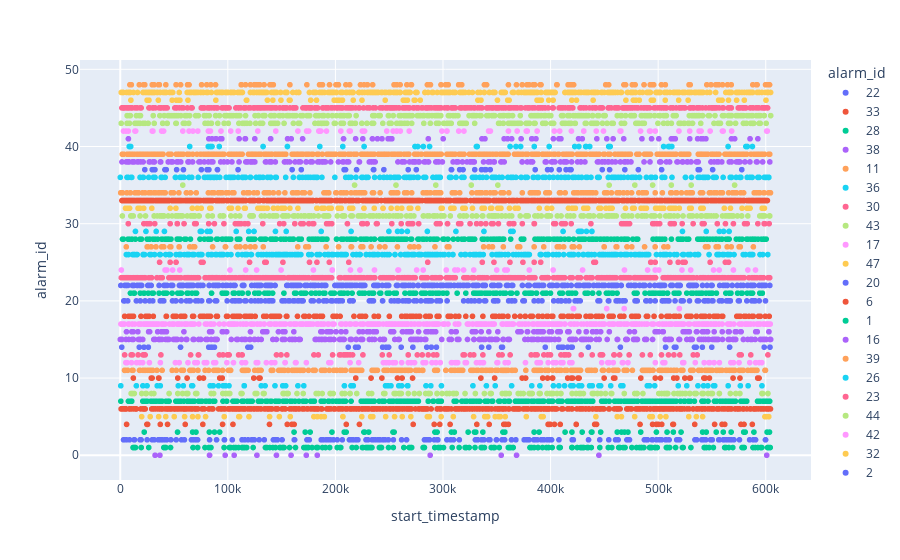

Notebook code for this chart:
### Code cell
# view of alarm_id
px.scatter(alarms_sample, y='alarm_id', x='start_timestamp', color='alarm_id')

### Figure 1 — Plotly figure (JSON) as saved in the notebook; plotly's stock layout.template omitted (floating-point values rounded to 4 significant figures; data arrays with more than 128 entries replaced by an {"elided": "..."} marker saying what was removed)
{"data": [{"hovertemplate": "alarm_id=%{y}<br>start_timestamp=%{x}<extra></extra>", "legendgroup": "22", "marker": {"color": "#636efa", "symbol": "circle"}, "mode": "markers", "name": "22", "showlegend": true, "type": "scattergl", "x": {"elided": "359 int values"}, "xaxis": "x", "y": {"elided": "359 int values"}, "yaxis": "y"}, {"hovertemplate": "alarm_id=%{y}<br>start_timestamp=%{x}<extra></extra>", "legendgroup": "33", "marker": {"color": "#EF553B", "symbol": "circle"}, "mode": "markers", "name": "33", "showlegend": true, "type": "scattergl", "x": {"elided": "942 int values"}, "xaxis": "x", "y": {"elided": "942 int values"}, "yaxis": "y"}, {"hovertemplate": "alarm_id=%{y}<br>start_timestamp=%{x}<extra></extra>", "legendgroup": "28", "marker": {"color": "#00cc96", "symbol": "circle"}, "mode": "markers", "name": "28", "showlegend": true, "type": "scattergl", "x": {"elided": "337 int values"}, "xaxis": "x", "y": {"elided": "337 int values"}, "yaxis": "y"}, {"hovertemplate": "alarm_id=%{y}<br>start_timestamp=%{x}<extra></extra>", "legendgroup": "38", "marker": {"color": "#ab63fa", "symbol": "circle"}, "mode": "markers", "name": "38", "showlegend": true, "type": "scattergl", "x": {"elided": "212 int values"}, "xaxis": "x", "y": {"elided": "212 int values"}, "yaxis": "y"}, {"hovertemplate": "alarm_id=%{y}<br>start_timestamp=%{x}<extra></extra>", "legendgroup": "11", "marker": {"color": "#FFA15A", "symbol": "circle"}, "mode": "markers", "name": "11", "showlegend": true, "type": "scattergl", "x": {"elided": "316 int values"}, "xaxis": "x", "y": {"elided": "316 int values"}, "yaxis": "y"}, {"hovertemplate": "alarm_id=%{y}<br>start_timestamp=%{x}<extra></extra>", "legendgroup": "36", "marker": {"color": "#19d3f3", "symbol": "circle"}, "mode": "markers", "name": "36", "showlegend": true, "type": "scattergl", "x": {"elided": "243 int values"}, "xaxis": "x", "y": {"elided": "243 int values"}, "yaxis": "y"}, {"hovertemplate": "alarm_id=%{y}<br>start_timestamp=%{x}<extra></extra>", "legendgroup": "30", "marker": {"color": "#FF6692", "symbol": "circle"}, "mode": "markers", "name": "30", "showlegend": true, "type": "scattergl", "x": [53023, 511311, 325138, 112322, 496459, 87504, 384966, 437481, 175345, 465972, 297270, 580295, 170142, 362257, 365311, 238200, 271870, 7447, 32079, 331228, 70001, 598504, 193991, 304185, 267528, 46374, 179808, 175287, 554977, 82170, 468006, 365895, 24838, 569953, 345111, 238218, 562579, 501395, 148171, 411704, 592663, 335176, 294815, 314533, 271441, 115701, 151935, 270274, 413718, 384696, 178899, 339800, 167844, 132457, 96380, 52977, 53026, 238216, 499159, 470219, 252394, 191794, 21947, 229466, 225360, 27654, 261154, 603168, 59284, 351533, 224545, 225760, 118670, 70575, 211143, 162243, 402958, 471598, 522300, 410266, 419171, 196589, 582793, 109408, 404616, 268745, 106966, 26953, 361582, 316585, 599256, 27616, 515018, 268557, 540950, 512419, 542671, 373741, 69123, 277418, 315341, 532493, 238825, 473380, 494930, 293914, 304201, 346636, 110412], "xaxis": "x", "y": [30, 30, 30, 30, 30, 30, 30, 30, 30, 30, 30, 30, 30, 30, 30, 30, 30, 30, 30, 30, 30, 30, 30, 30, 30, 30, 30, 30, 30, 30, 30, 30, 30, 30, 30, 30, 30, 30, 30, 30, 30, 30, 30, 30, 30, 30, 30, 30, 30, 30, 30, 30, 30, 30, 30, 30, 30, 30, 30, 30, 30, 30, 30, 30, 30, 30, 30, 30, 30, 30, 30, 30, 30, 30, 30, 30, 30, 30, 30, 30, 30, 30, 30, 30, 30, 30, 30, 30, 30, 30, 30, 30, 30, 30, 30, 30, 30, 30, 30, 30, 30, 30, 30, 30, 30, 30, 30, 30, 30], "yaxis": "y"}, {"hovertemplate": "alarm_id=%{y}<br>start_timestamp=%{x}<extra></extra>", "legendgroup": "43", "marker": {"color": "#B6E880", "symbol": "circle"}, "mode": "markers", "name": "43", "showlegend": true, "type": "scattergl", "x": {"elided": "182 int values"}, "xaxis": "x", "y": {"elided": "182 int values"}, "yaxis": "y"}, {"hovertemplate": "alarm_id=%{y}<br>start_timestamp=%{x}<extra></extra>", "legendgroup": "17", "marker": {"color": "#FF97FF", "symbol": "circle"}, "mode": "markers", "name": "17", "showlegend": true, "type": "scattergl", "x": {"elided": "497 int values"}, "xaxis": "x", "y": {"elided": "497 int values"}, "yaxis": "y"}, {"hovertemplate": "alarm_id=%{y}<br>start_timestamp=%{x}<extra></extra>", "legendgroup": "47", "marker": {"color": "#FECB52", "symbol": "circle"}, "mode": "markers", "name": "47", "showlegend": true, "type": "scattergl", "x": {"elided": "443 int values"}, "xaxis": "x", "y": {"elided": "443 int values"}, "yaxis": "y"}, {"hovertemplate": "alarm_id=%{y}<br>start_timestamp=%{x}<extra></extra>", "legendgroup": "20", "marker": {"color": "#636efa", "symbol": "circle"}, "mode": "markers", "name": "20", "showlegend": true, "type": "scattergl", "x": {"elided": "200 int values"}, "xaxis": "x", "y": {"elided": "200 int values"}, "yaxis": "y"}, {"hovertemplate": "alarm_id=%{y}<br>start_timestamp=%{x}<extra></extra>", "legendgroup": "6", "marker": {"color": "#EF553B", "symbol": "circle"}, "mode": "markers", "name": "6", "showlegend": true, "type": "scattergl", "x": {"elided": "561 int values"}, "xaxis": "x", "y": {"elided": "561 int values"}, "yaxis": "y"}, {"hovertemplate": "alarm_id=%{y}<br>start_timestamp=%{x}<extra></extra>", "legendgroup": "1", "marker": {"color": "#00cc96", "symbol": "circle"}, "mode": "markers", "name": "1", "showlegend": true, "type": "scattergl", "x": {"elided": "170 int values"}, "xaxis": "x", "y": {"elided": "170 int values"}, "yaxis": "y"}, {"hovertemplate": "alarm_id=%{y}<br>start_timestamp=%{x}<extra></extra>", "legendgroup": "16", "marker": {"color": "#ab63fa", "symbol": "circle"}, "mode": "markers", "name": "16", "showlegend": true, "type": "scattergl", "x": {"elided": "130 int values"}, "xaxis": "x", "y": {"elided": "130 int values"}, "yaxis": "y"}, {"hovertemplate": "alarm_id=%{y}<br>start_timestamp=%{x}<extra></extra>", "legendgroup": "39", "marker": {"color": "#FFA15A", "symbol": "circle"}, "mode": "markers", "name": "39", "showlegend": true, "type": "scattergl", "x": {"elided": "491 int values"}, "xaxis": "x", "y": {"elided": "491 int values"}, "yaxis": "y"}, {"hovertemplate": "alarm_id=%{y}<br>start_timestamp=%{x}<extra></extra>", "legendgroup": "26", "marker": {"color": "#19d3f3", "symbol": "circle"}, "mode": "markers", "name": "26", "showlegend": true, "type": "scattergl", "x": {"elided": "339 int values"}, "xaxis": "x", "y": {"elided": "339 int values"}, "yaxis": "y"}, {"hovertemplate": "alarm_id=%{y}<br>start_timestamp=%{x}<extra></extra>", "legendgroup": "23", "marker": {"color": "#FF6692", "symbol": "circle"}, "mode": "markers", "name": "23", "showlegend": true, "type": "scattergl", "x": {"elided": "531 int values"}, "xaxis": "x", "y": {"elided": "531 int values"}, "yaxis": "y"}, {"hovertemplate": "alarm_id=%{y}<br>start_timestamp=%{x}<extra></extra>", "legendgroup": "44", "marker": {"color": "#B6E880", "symbol": "circle"}, "mode": "markers", "name": "44", "showlegend": true, "type": "scattergl", "x": {"elided": "286 int values"}, "xaxis": "x", "y": {"elided": "286 int values"}, "yaxis": "y"}, {"hovertemplate": "alarm_id=%{y}<br>start_timestamp=%{x}<extra></extra>", "legendgroup": "42", "marker": {"color": "#FF97FF", "symbol": "circle"}, "mode": "markers", "name": "42", "showlegend": true, "type": "scattergl", "x": [539844, 165132, 256930, 205039, 14284, 67573, 430840, 29688, 465333, 560413, 559744, 548297, 378330, 227075, 483626, 260358, 303650, 40268, 58188, 3042, 492772, 144582, 93638, 173252, 5380, 298995, 442467, 256946, 303682, 81942, 538092, 225032, 403439, 314619, 378057, 109651, 186430, 13683, 268590, 184569, 38467, 212973, 344078, 360860, 319482, 449190, 175096, 185051, 368907, 185217, 519349, 83799, 30393, 408444, 497348, 568289, 253652, 419386, 247715, 430865, 102694, 342384, 492004, 529325, 601430, 387462, 213790, 7476, 464573, 63940, 377457, 127865, 72110, 600843, 191693], "xaxis": "x", "y": [42, 42, 42, 42, 42, 42, 42, 42, 42, 42, 42, 42, 42, 42, 42, 42, 42, 42, 42, 42, 42, 42, 42, 42, 42, 42, 42, 42, 42, 42, 42, 42, 42, 42, 42, 42, 42, 42, 42, 42, 42, 42, 42, 42, 42, 42, 42, 42, 42, 42, 42, 42, 42, 42, 42, 42, 42, 42, 42, 42, 42, 42, 42, 42, 42, 42, 42, 42, 42, 42, 42, 42, 42, 42, 42], "yaxis": "y"}, {"hovertemplate": "alarm_id=%{y}<br>start_timestamp=%{x}<extra></extra>", "legendgroup": "32", "marker": {"color": "#FECB52", "symbol": "circle"}, "mode": "markers", "name": "32", "showlegend": true, "type": "scattergl", "x": [505288, 115426, 519682, 582769, 298284, 400941, 299248, 165160, 512050, 75281, 434541, 244231, 539719, 307877, 396779, 251785, 338426, 226528, 497626, 109484, 416623, 469651, 183241, 157692, 136758, 71627, 205421, 476249, 244276, 103330, 257451, 515981, 226560, 270033, 327421, 320558, 514478, 430804, 214556, 182704, 261650, 582833, 361816, 489099, 101410, 369871, 83207, 310223, 367115, 189569, 596673, 29340, 500657, 202494, 434018, 193893, 131489, 46347, 433397, 420029, 446562, 268551, 133768, 149999, 351830, 567231, 51735, 18455, 351602, 84302, 503151, 455411, 353901, 510671, 582778, 216089, 422033, 151101, 598753, 350900, 130653, 577973, 457171, 213207, 584101, 561484, 444991, 7252, 484101, 477710, 486892, 16537, 307267, 129111, 423047, 127907, 530776, 196110, 541844, 146355, 318361, 344224, 345273, 529246, 500212, 455160, 389488, 17071, 236097, 152678, 133325, 116187, 102677, 585418, 214816, 8653, 21822, 276671, 205104, 66993, 511550, 187495, 336334, 454499, 142416, 4909, 451447], "xaxis": "x", "y": [32, 32, 32, 32, 32, 32, 32, 32, 32, 32, 32, 32, 32, 32, 32, 32, 32, 32, 32, 32, 32, 32, 32, 32, 32, 32, 32, 32, 32, 32, 32, 32, 32, 32, 32, 32, 32, 32, 32, 32, 32, 32, 32, 32, 32, 32, 32, 32, 32, 32, 32, 32, 32, 32, 32, 32, 32, 32, 32, 32, 32, 32, 32, 32, 32, 32, 32, 32, 32, 32, 32, 32, 32, 32, 32, 32, 32, 32, 32, 32, 32, 32, 32, 32, 32, 32, 32, 32, 32, 32, 32, 32, 32, 32, 32, 32, 32, 32, 32, 32, 32, 32, 32, 32, 32, 32, 32, 32, 32, 32, 32, 32, 32, 32, 32, 32, 32, 32, 32, 32, 32, 32, 32, 32, 32, 32, 32], "yaxis": "y"}, {"hovertemplate": "alarm_id=%{y}<br>start_timestamp=%{x}<extra></extra>", "legendgroup": "2", "marker": {"color": "#636efa", "symbol": "circle"}, "mode": "markers", "name": "2", "showlegend": true, "type": "scattergl", "x": {"elided": "181 int values"}, "xaxis": "x", "y": {"elided": "181 int values"}, "yaxis": "y"}, {"hovertemplate": "alarm_id=%{y}<br>start_timestamp=%{x}<extra></extra>", "legendgroup": "18", "marker": {"color": "#EF553B", "symbol": "circle"}, "mode": "markers", "name": "18", "showlegend": true, "type": "scattergl", "x": {"elided": "214 int values"}, "xaxis": "x", "y": {"elided": "214 int values"}, "yaxis": "y"}, {"hovertemplate": "alarm_id=%{y}<br>start_timestamp=%{x}<extra></extra>", "legendgroup": "7", "marker": {"color": "#00cc96", "symbol": "circle"}, "mode": "markers", "name": "7", "showlegend": true, "type": "scattergl", "x": {"elided": "362 int values"}, "xaxis": "x", "y": {"elided": "362 int values"}, "yaxis": "y"}, {"hovertemplate": "alarm_id=%{y}<br>start_timestamp=%{x}<extra></extra>", "legendgroup": "15", "marker": {"color": "#ab63fa", "symbol": "circle"}, "mode": "markers", "name": "15", "showlegend": true, "type": "scattergl", "x": {"elided": "243 int values"}, "xaxis": "x", "y": {"elided": "243 int values"}, "yaxis": "y"}, {"hovertemplate": "alarm_id=%{y}<br>start_timestamp=%{x}<extra></extra>", "legendgroup": "48", "marker": {"color": "#FFA15A", "symbol": "circle"}, "mode": "markers", "name": "48", "showlegend": true, "type": "scattergl", "x": [317446, 553536, 391112, 194514, 495841, 556335, 173477, 133689, 17683, 128909, 314571, 254494, 120982, 202760, 226638, 288355, 599816, 187383, 125002, 486859, 22824, 373628, 202773, 383761, 36356, 213265, 451257, 405994, 416887, 51867, 140228, 416877, 29722, 529814, 304850, 200533, 63916, 126665, 234629, 405830, 62644, 142269, 602922, 603559, 385011, 88568, 285487, 385306, 62637, 419742, 564472, 380020, 475944, 116480, 56085, 469697, 129694, 112673, 559878, 591986, 223331, 506671, 591386, 338481, 492626, 187979, 503014, 125013, 304677, 270249, 31448, 298135, 528735, 478599, 454019, 468154, 600285, 21685, 209741, 567940, 185240, 390342, 549104, 390636, 140469, 545188, 360819, 494802, 587974, 139144, 287952, 554543, 10294, 257062, 124595, 418524, 75609, 35499, 340530, 270725, 405812, 260156, 112410, 266421, 368307, 157696, 8932, 80403, 416284, 42363, 229742, 421467, 84144, 554334, 378117, 602610, 302432, 314779], "xaxis": "x", "y": [48, 48, 48, 48, 48, 48, 48, 48, 48, 48, 48, 48, 48, 48, 48, 48, 48, 48, 48, 48, 48, 48, 48, 48, 48, 48, 48, 48, 48, 48, 48, 48, 48, 48, 48, 48, 48, 48, 48, 48, 48, 48, 48, 48, 48, 48, 48, 48, 48, 48, 48, 48, 48, 48, 48, 48, 48, 48, 48, 48, 48, 48, 48, 48, 48, 48, 48, 48, 48, 48, 48, 48, 48, 48, 48, 48, 48, 48, 48, 48, 48, 48, 48, 48, 48, 48, 48, 48, 48, 48, 48, 48, 48, 48, 48, 48, 48, 48, 48, 48, 48, 48, 48, 48, 48, 48, 48, 48, 48, 48, 48, 48, 48, 48, 48, 48, 48, 48], "yaxis": "y"}, {"hovertemplate": "alarm_id=%{y}<br>start_timestamp=%{x}<extra></extra>", "legendgroup": "9", "marker": {"color": "#19d3f3", "symbol": "circle"}, "mode": "markers", "name": "9", "showlegend": true, "type": "scattergl", "x": [216626, 86456, 115170, 97900, 402588, 418774, 258881, 153757, 214583, 248951, 426236, 14970, 340349, 86236, 37227, 24892, 261645, 34365, 53934, 552605, 67237, 542213, 546166, 518687, 551485, 267365, 455904, 576434, 165131, 208372, 407725, 489934, 467241, 298564, 91360, 66434, 101091, 413038, 115316, 214481, 363797, 446557, 428845, 444994, 583629, 246586, 21014, 596489, 382499, 348551, 170610, 465340, 419374, 496764, 284192, 288692, 143830, 151022, 421008, 83506, 436236, 131092, 537013, 251651, 390045, 485, 327845, 438793, 134624, 266942, 565072, 526609, 95559, 58605, 492014], "xaxis": "x", "y": [9, 9, 9, 9, 9, 9, 9, 9, 9, 9, 9, 9, 9, 9, 9, 9, 9, 9, 9, 9, 9, 9, 9, 9, 9, 9, 9, 9, 9, 9, 9, 9, 9, 9, 9, 9, 9, 9, 9, 9, 9, 9, 9, 9, 9, 9, 9, 9, 9, 9, 9, 9, 9, 9, 9, 9, 9, 9, 9, 9, 9, 9, 9, 9, 9, 9, 9, 9, 9, 9, 9, 9, 9, 9, 9], "yaxis": "y"}, {"hovertemplate": "alarm_id=%{y}<br>start_timestamp=%{x}<extra></extra>", "legendgroup": "45", "marker": {"color": "#FF6692", "symbol": "circle"}, "mode": "markers", "name": "45", "showlegend": true, "type": "scattergl", "x": {"elided": "523 int values"}, "xaxis": "x", "y": {"elided": "523 int values"}, "yaxis": "y"}, {"hovertemplate": "alarm_id=%{y}<br>start_timestamp=%{x}<extra></extra>", "legendgroup": "31", "marker": {"color": "#B6E880", "symbol": "circle"}, "mode": "markers", "name": "31", "showlegend": true, "type": "scattergl", "x": {"elided": "266 int values"}, "xaxis": "x", "y": {"elided": "266 int values"}, "yaxis": "y"}, {"hovertemplate": "alarm_id=%{y}<br>start_timestamp=%{x}<extra></extra>", "legendgroup": "12", "marker": {"color": "#FF97FF", "symbol": "circle"}, "mode": "markers", "name": "12", "showlegend": true, "type": "scattergl", "x": [570030, 547888, 419885, 127800, 297468, 253350, 405098, 126346, 247350, 15144, 140570, 523807, 99105, 411529, 69270, 360570, 331129, 86806, 522790, 51277, 10445, 312265, 389388, 410184, 37283, 390582, 308268, 337633, 320603, 143703, 105229, 244601, 153325, 88670, 113140, 249951, 596350, 193887, 283936, 71630, 542774, 135792, 471930, 551970, 255770, 6305, 453170, 409484, 357762, 466695, 116456, 261546, 585155, 62950, 458273, 80366, 20802, 18106, 273534, 213608, 162884, 163389, 534515, 172991, 281483, 547221, 467235, 334302, 447506, 307865, 376661, 78102, 313700, 153155, 311263, 5205, 54796, 336811, 590603, 350863, 522828, 593906, 350168, 575172, 506223, 387427, 454377, 27096, 289793, 497398, 417786, 567550, 270503, 293448, 195735, 321795, 556927, 267721, 221641, 397770, 505119, 80141, 504443, 402462], "xaxis": "x", "y": [12, 12, 12, 12, 12, 12, 12, 12, 12, 12, 12, 12, 12, 12, 12, 12, 12, 12, 12, 12, 12, 12, 12, 12, 12, 12, 12, 12, 12, 12, 12, 12, 12, 12, 12, 12, 12, 12, 12, 12, 12, 12, 12, 12, 12, 12, 12, 12, 12, 12, 12, 12, 12, 12, 12, 12, 12, 12, 12, 12, 12, 12, 12, 12, 12, 12, 12, 12, 12, 12, 12, 12, 12, 12, 12, 12, 12, 12, 12, 12, 12, 12, 12, 12, 12, 12, 12, 12, 12, 12, 12, 12, 12, 12, 12, 12, 12, 12, 12, 12, 12, 12, 12, 12], "yaxis": "y"}, {"hovertemplate": "alarm_id=%{y}<br>start_timestamp=%{x}<extra></extra>", "legendgroup": "5", "marker": {"color": "#FECB52", "symbol": "circle"}, "mode": "markers", "name": "5", "showlegend": true, "type": "scattergl", "x": [110137, 494631, 442124, 158045, 59818, 138795, 207023, 270106, 42282, 348517, 254980, 338771, 341517, 528459, 357881, 391319, 328432, 309585, 535496, 179948, 465870, 298290, 50181, 147879, 287320, 541313, 393102, 189746, 246700, 507243, 377447, 285448, 183198, 72210, 27816, 600332, 110904, 501852, 338924, 262132, 206917, 602844, 35666, 119641, 478185, 353328, 186735, 461925, 341316, 67225, 599221, 234815, 224535, 19900, 351727, 232729, 96644, 492275, 79288], "xaxis": "x", "y": [5, 5, 5, 5, 5, 5, 5, 5, 5, 5, 5, 5, 5, 5, 5, 5, 5, 5, 5, 5, 5, 5, 5, 5, 5, 5, 5, 5, 5, 5, 5, 5, 5, 5, 5, 5, 5, 5, 5, 5, 5, 5, 5, 5, 5, 5, 5, 5, 5, 5, 5, 5, 5, 5, 5, 5, 5, 5, 5], "yaxis": "y"}, {"hovertemplate": "alarm_id=%{y}<br>start_timestamp=%{x}<extra></extra>", "legendgroup": "14", "marker": {"color": "#636efa", "symbol": "circle"}, "mode": "markers", "name": "14", "showlegend": true, "type": "scattergl", "x": [17682, 121236, 56017, 218690, 516538, 87538, 541109, 249465, 211905, 84552, 419225, 293862, 243893, 407517, 535374, 410244, 355269, 464896, 395091, 261108, 342554, 247011, 598550, 419675, 82234, 289183, 566443, 435118, 335865, 506928, 221142, 272014, 85130, 533773, 603966, 515136, 1395, 284898, 411642, 118651, 549858, 415848, 420123, 26112, 22068, 354450], "xaxis": "x", "y": [14, 14, 14, 14, 14, 14, 14, 14, 14, 14, 14, 14, 14, 14, 14, 14, 14, 14, 14, 14, 14, 14, 14, 14, 14, 14, 14, 14, 14, 14, 14, 14, 14, 14, 14, 14, 14, 14, 14, 14, 14, 14, 14, 14, 14, 14], "yaxis": "y"}, {"hovertemplate": "alarm_id=%{y}<br>start_timestamp=%{x}<extra></extra>", "legendgroup": "10", "marker": {"color": "#EF553B", "symbol": "circle"}, "mode": "markers", "name": "10", "showlegend": true, "type": "scattergl", "x": [543671, 257700, 426493, 514438, 218941, 592483, 335241, 425470, 497324, 62092, 53450, 576050, 124092, 35635, 348000, 129065, 420480, 529140, 542500, 35962, 593797, 73676, 502131, 449765, 376810, 458553, 77378, 524819, 419300, 243229, 401701, 129913, 517441, 261993, 459779, 392661, 483921, 569594, 12193, 94771, 397196, 401931, 29603, 92459, 373562, 542749, 415869, 271682, 547665, 233108, 28811, 529976], "xaxis": "x", "y": [10, 10, 10, 10, 10, 10, 10, 10, 10, 10, 10, 10, 10, 10, 10, 10, 10, 10, 10, 10, 10, 10, 10, 10, 10, 10, 10, 10, 10, 10, 10, 10, 10, 10, 10, 10, 10, 10, 10, 10, 10, 10, 10, 10, 10, 10, 10, 10, 10, 10, 10, 10], "yaxis": "y"}, {"hovertemplate": "alarm_id=%{y}<br>start_timestamp=%{x}<extra></extra>", "legendgroup": "21", "marker": {"color": "#00cc96", "symbol": "circle"}, "mode": "markers", "name": "21", "showlegend": true, "type": "scattergl", "x": {"elided": "223 int values"}, "xaxis": "x", "y": {"elided": "223 int values"}, "yaxis": "y"}, {"hovertemplate": "alarm_id=%{y}<br>start_timestamp=%{x}<extra></extra>", "legendgroup": "41", "marker": {"color": "#ab63fa", "symbol": "circle"}, "mode": "markers", "name": "41", "showlegend": true, "type": "scattergl", "x": [458140, 425980, 116055, 592707, 467982, 252475, 356811, 239053, 571136, 382797, 585406, 94430, 286350, 544374, 88737, 372597, 139762, 363835, 536680, 85352, 336225, 442995, 169525, 360048, 515931, 218792, 339002, 407766, 207530, 386409, 409640, 429447, 225471, 493872, 541594, 300187, 512274, 529358, 248965, 513993, 155533, 139808, 116392, 82340, 93101, 452247, 500576, 89169, 125064, 568185, 234376, 7578, 243286, 110512, 484922, 402561, 251390, 539943, 382481, 158922], "xaxis": "x", "y": [41, 41, 41, 41, 41, 41, 41, 41, 41, 41, 41, 41, 41, 41, 41, 41, 41, 41, 41, 41, 41, 41, 41, 41, 41, 41, 41, 41, 41, 41, 41, 41, 41, 41, 41, 41, 41, 41, 41, 41, 41, 41, 41, 41, 41, 41, 41, 41, 41, 41, 41, 41, 41, 41, 41, 41, 41, 41, 41, 41], "yaxis": "y"}, {"hovertemplate": "alarm_id=%{y}<br>start_timestamp=%{x}<extra></extra>", "legendgroup": "34", "marker": {"color": "#FFA15A", "symbol": "circle"}, "mode": "markers", "name": "34", "showlegend": true, "type": "scattergl", "x": {"elided": "217 int values"}, "xaxis": "x", "y": {"elided": "217 int values"}, "yaxis": "y"}, {"hovertemplate": "alarm_id=%{y}<br>start_timestamp=%{x}<extra></extra>", "legendgroup": "40", "marker": {"color": "#19d3f3", "symbol": "circle"}, "mode": "markers", "name": "40", "showlegend": true, "type": "scattergl", "x": [512719, 432589, 398673, 64547, 287476, 505047, 510622, 9708, 185492, 372144, 367867, 454005, 362333, 565002, 436382, 92035, 206861, 276522, 422451, 226665, 83795, 132749, 155413, 85294, 81841, 509552, 273971, 426325, 384858, 581525, 331859, 455401, 582921, 8332, 331096, 587623, 433004, 281707], "xaxis": "x", "y": [40, 40, 40, 40, 40, 40, 40, 40, 40, 40, 40, 40, 40, 40, 40, 40, 40, 40, 40, 40, 40, 40, 40, 40, 40, 40, 40, 40, 40, 40, 40, 40, 40, 40, 40, 40, 40, 40], "yaxis": "y"}, {"hovertemplate": "alarm_id=%{y}<br>start_timestamp=%{x}<extra></extra>", "legendgroup": "13", "marker": {"color": "#FF6692", "symbol": "circle"}, "mode": "markers", "name": "13", "showlegend": true, "type": "scattergl", "x": [532616, 21655, 412917, 101163, 575512, 354904, 319919, 276123, 337096, 399937, 154875, 280710, 99596, 399677, 294247, 21200, 204933, 180036, 412422, 72586, 184086, 267682, 586107, 325289, 11270, 22280, 362391, 4073, 225571, 249985, 208653, 602009, 213579, 203827, 318713, 197392, 351973, 509605, 113085, 428466, 536320, 387439, 95509, 65392, 243550, 485359, 10108, 447655, 215927, 110014, 100056, 464144, 113355, 16592, 23112, 385463, 397273, 381979, 577195, 414373, 145235, 416600, 211515, 37788, 207559, 409666, 72860, 492676, 328620, 267698, 448281, 473006, 438727, 520116, 446176, 459121, 514627, 458893, 209930, 393779, 416822, 503100, 291193, 286277, 92184, 149425], "xaxis": "x", "y": [13, 13, 13, 13, 13, 13, 13, 13, 13, 13, 13, 13, 13, 13, 13, 13, 13, 13, 13, 13, 13, 13, 13, 13, 13, 13, 13, 13, 13, 13, 13, 13, 13, 13, 13, 13, 13, 13, 13, 13, 13, 13, 13, 13, 13, 13, 13, 13, 13, 13, 13, 13, 13, 13, 13, 13, 13, 13, 13, 13, 13, 13, 13, 13, 13, 13, 13, 13, 13, 13, 13, 13, 13, 13, 13, 13, 13, 13, 13, 13, 13, 13, 13, 13, 13, 13], "yaxis": "y"}, {"hovertemplate": "alarm_id=%{y}<br>start_timestamp=%{x}<extra></extra>", "legendgroup": "8", "marker": {"color": "#B6E880", "symbol": "circle"}, "mode": "markers", "name": "8", "showlegend": true, "type": "scattergl", "x": {"elided": "147 int values"}, "xaxis": "x", "y": {"elided": "147 int values"}, "yaxis": "y"}, {"hovertemplate": "alarm_id=%{y}<br>start_timestamp=%{x}<extra></extra>", "legendgroup": "24", "marker": {"color": "#FF97FF", "symbol": "circle"}, "mode": "markers", "name": "24", "showlegend": true, "type": "scattergl", "x": [275474, 281587, 556735, 522130, 357486, 222823, 328596, 43345, 41613, 213987, 311049, 468700, 380247, 236335, 530252, 1022, 222819, 590485, 179560, 497169, 116575, 500616, 303052, 258654, 197028, 429737, 490169, 402372, 349926, 48661, 569966, 101976, 149471, 197097, 319125, 258177, 359624, 313637, 55302, 551466, 126740, 583410], "xaxis": "x", "y": [24, 24, 24, 24, 24, 24, 24, 24, 24, 24, 24, 24, 24, 24, 24, 24, 24, 24, 24, 24, 24, 24, 24, 24, 24, 24, 24, 24, 24, 24, 24, 24, 24, 24, 24, 24, 24, 24, 24, 24, 24, 24], "yaxis": "y"}, {"hovertemplate": "alarm_id=%{y}<br>start_timestamp=%{x}<extra></extra>", "legendgroup": "46", "marker": {"color": "#FECB52", "symbol": "circle"}, "mode": "markers", "name": "46", "showlegend": true, "type": "scattergl", "x": [24954, 136771, 495589, 479314, 556220, 565389, 278858, 572921, 88858, 62929, 477060, 390056, 263090, 527847, 506603, 201091, 141862, 482474, 519059, 205849, 360130, 493676, 149349, 117260, 157812, 335292, 332423, 55477, 246267, 387413, 26694, 600235, 402369, 391424, 273935, 580079, 350649, 361481, 424069, 117598, 216541, 273206, 52150, 224701, 470021, 206549, 203175, 419724, 476975, 198831, 176977, 439566, 54498, 182425, 157143, 266932, 388321, 264550, 35415, 9886, 398262, 556896, 48254, 559425], "xaxis": "x", "y": [46, 46, 46, 46, 46, 46, 46, 46, 46, 46, 46, 46, 46, 46, 46, 46, 46, 46, 46, 46, 46, 46, 46, 46, 46, 46, 46, 46, 46, 46, 46, 46, 46, 46, 46, 46, 46, 46, 46, 46, 46, 46, 46, 46, 46, 46, 46, 46, 46, 46, 46, 46, 46, 46, 46, 46, 46, 46, 46, 46, 46, 46, 46, 46], "yaxis": "y"}, {"hovertemplate": "alarm_id=%{y}<br>start_timestamp=%{x}<extra></extra>", "legendgroup": "37", "marker": {"color": "#636efa", "symbol": "circle"}, "mode": "markers", "name": "37", "showlegend": true, "type": "scattergl", "x": [208056, 219659, 31219, 245045, 419023, 29720, 397197, 329510, 307719, 41539, 82407, 307964, 159760, 343901, 417810, 109504, 385702, 335826, 339904, 454861, 448021, 208473, 550626, 209412, 235385, 318636, 90400, 267669, 75404, 315473, 503190, 400506, 235648, 537176, 168308, 577730, 408111, 22839, 58724, 414383, 538443, 338906, 275212, 42736, 481605, 52400, 90369, 80694, 469037, 32227], "xaxis": "x", "y": [37, 37, 37, 37, 37, 37, 37, 37, 37, 37, 37, 37, 37, 37, 37, 37, 37, 37, 37, 37, 37, 37, 37, 37, 37, 37, 37, 37, 37, 37, 37, 37, 37, 37, 37, 37, 37, 37, 37, 37, 37, 37, 37, 37, 37, 37, 37, 37, 37, 37], "yaxis": "y"}, {"hovertemplate": "alarm_id=%{y}<br>start_timestamp=%{x}<extra></extra>", "legendgroup": "4", "marker": {"color": "#EF553B", "symbol": "circle"}, "mode": "markers", "name": "4", "showlegend": true, "type": "scattergl", "x": [561936, 222328, 272292, 494799, 25432, 76781, 552457, 398618, 24774, 514245, 483158, 403619, 576939, 503362, 342952, 331427, 559371, 138733, 297004, 513651, 399713, 60397, 442731, 587528, 408998, 360814, 104771, 155218, 423796, 440962, 5882, 498329, 500164, 358197, 579818, 159490, 95092, 423857, 397694, 43955, 161635, 291819, 356485, 210115, 306593, 533978, 37220], "xaxis": "x", "y": [4, 4, 4, 4, 4, 4, 4, 4, 4, 4, 4, 4, 4, 4, 4, 4, 4, 4, 4, 4, 4, 4, 4, 4, 4, 4, 4, 4, 4, 4, 4, 4, 4, 4, 4, 4, 4, 4, 4, 4, 4, 4, 4, 4, 4, 4, 4], "yaxis": "y"}, {"hovertemplate": "alarm_id=%{y}<br>start_timestamp=%{x}<extra></extra>", "legendgroup": "3", "marker": {"color": "#00cc96", "symbol": "circle"}, "mode": "markers", "name": "3", "showlegend": true, "type": "scattergl", "x": [384692, 176515, 171890, 429358, 82779, 567840, 553971, 468713, 357515, 253532, 227140, 601222, 196787, 465915, 161526, 419860, 589024, 226498, 22283, 355724, 294501, 329286, 323363, 389329, 579503, 498403, 307874, 544748, 446543, 208182, 483805, 209974, 337064, 292498, 310553, 580895, 603494, 254581, 53251, 521261, 230956, 413459, 67278, 438435, 92394, 508240, 70407, 541317, 437985, 471928, 87586, 461947, 514136, 330492, 560524], "xaxis": "x", "y": [3, 3, 3, 3, 3, 3, 3, 3, 3, 3, 3, 3, 3, 3, 3, 3, 3, 3, 3, 3, 3, 3, 3, 3, 3, 3, 3, 3, 3, 3, 3, 3, 3, 3, 3, 3, 3, 3, 3, 3, 3, 3, 3, 3, 3, 3, 3, 3, 3, 3, 3, 3, 3, 3, 3], "yaxis": "y"}, {"hovertemplate": "alarm_id=%{y}<br>start_timestamp=%{x}<extra></extra>", "legendgroup": "0", "marker": {"color": "#ab63fa", "symbol": "circle"}, "mode": "markers", "name": "0", "showlegend": true, "type": "scattergl", "x": [172942, 368367, 82977, 158742, 600910, 127058, 354129, 145220, 183146, 105889, 97499, 36849, 444927, 32352, 288059, 82978], "xaxis": "x", "y": [0, 0, 0, 0, 0, 0, 0, 0, 0, 0, 0, 0, 0, 0, 0, 0], "yaxis": "y"}, {"hovertemplate": "alarm_id=%{y}<br>start_timestamp=%{x}<extra></extra>", "legendgroup": "27", "marker": {"color": "#FFA15A", "symbol": "circle"}, "mode": "markers", "name": "27", "showlegend": true, "type": "scattergl", "x": [5597, 116295, 214971, 241027, 33197, 28761, 97669, 64573, 460898, 575235, 108013, 508931, 132923, 269513, 305562, 69162, 223769, 224540, 426750, 356066, 449768, 214541, 342610, 564110, 120995, 471006, 346019, 164990, 487377, 172411, 202893, 461596, 46206, 421562, 412190, 588510, 576370, 47063, 125235, 225498, 337763, 371320, 497170, 406184, 269222, 25599, 292525, 546263, 475526, 304007, 555949, 369497, 54848, 420050, 505338, 40518, 174913, 246050, 273086, 553874, 85844, 67631, 257634, 449848, 38463, 408312, 191329, 277289, 384723, 393665, 567943, 97957, 54680, 24988, 111322, 544010, 233164], "xaxis": "x", "y": [27, 27, 27, 27, 27, 27, 27, 27, 27, 27, 27, 27, 27, 27, 27, 27, 27, 27, 27, 27, 27, 27, 27, 27, 27, 27, 27, 27, 27, 27, 27, 27, 27, 27, 27, 27, 27, 27, 27, 27, 27, 27, 27, 27, 27, 27, 27, 27, 27, 27, 27, 27, 27, 27, 27, 27, 27, 27, 27, 27, 27, 27, 27, 27, 27, 27, 27, 27, 27, 27, 27, 27, 27, 27, 27, 27, 27], "yaxis": "y"}, {"hovertemplate": "alarm_id=%{y}<br>start_timestamp=%{x}<extra></extra>", "legendgroup": "29", "marker": {"color": "#19d3f3", "symbol": "circle"}, "mode": "markers", "name": "29", "showlegend": true, "type": "scattergl", "x": [83488, 312043, 107780, 186772, 119377, 560838, 261564, 257729, 124361, 80855, 428826, 266917, 411606, 214536, 433354, 154244, 14146, 425918, 33363, 23888, 565944, 75564, 522589, 144267, 365089, 285467, 338077, 362913, 438452, 41078, 438384, 556923, 427388, 249719, 74362, 544708], "xaxis": "x", "y": [29, 29, 29, 29, 29, 29, 29, 29, 29, 29, 29, 29, 29, 29, 29, 29, 29, 29, 29, 29, 29, 29, 29, 29, 29, 29, 29, 29, 29, 29, 29, 29, 29, 29, 29, 29], "yaxis": "y"}, {"hovertemplate": "alarm_id=%{y}<br>start_timestamp=%{x}<extra></extra>", "legendgroup": "25", "marker": {"color": "#FF6692", "symbol": "circle"}, "mode": "markers", "name": "25", "showlegend": true, "type": "scattergl", "x": [518610, 497245, 493391, 76970, 548315, 36529, 525031, 46343, 285810, 522913, 175902, 562452, 493056, 390821, 194341, 51888, 384745, 75280, 151229, 182826, 336528, 347389, 440184, 510946, 134340, 120165, 135646, 565486, 212421, 374319, 362254, 441732], "xaxis": "x", "y": [25, 25, 25, 25, 25, 25, 25, 25, 25, 25, 25, 25, 25, 25, 25, 25, 25, 25, 25, 25, 25, 25, 25, 25, 25, 25, 25, 25, 25, 25, 25, 25], "yaxis": "y"}, {"hovertemplate": "alarm_id=%{y}<br>start_timestamp=%{x}<extra></extra>", "legendgroup": "35", "marker": {"color": "#B6E880", "symbol": "circle"}, "mode": "markers", "name": "35", "showlegend": true, "type": "scattergl", "x": [530670, 571055, 512244, 217810, 494872, 256308, 478345, 326289, 454443, 351004, 293289, 58131], "xaxis": "x", "y": [35, 35, 35, 35, 35, 35, 35, 35, 35, 35, 35, 35], "yaxis": "y"}, {"hovertemplate": "alarm_id=%{y}<br>start_timestamp=%{x}<extra></extra>", "legendgroup": "19", "marker": {"color": "#FF97FF", "symbol": "circle"}, "mode": "markers", "name": "19", "showlegend": true, "type": "scattergl", "x": [519713, 421123, 421397, 468435, 452163], "xaxis": "x", "y": [19, 19, 19, 19, 19], "yaxis": "y"}], "layout": {"legend": {"title": {"text": "alarm_id"}, "tracegroupgap": 0}, "margin": {"t": 60}, "xaxis": {"anchor": "y", "domain": [0, 1], "title": {"text": "start_timestamp"}}, "yaxis": {"anchor": "x", "categoryarray": [19, 35, 25, 29, 27, 0, 3, 4, 37, 46, 24, 8, 13, 40, 34, 41, 21, 10, 14, 5, 12, 31, 45, 9, 48, 15, 7, 18, 2, 32, 42, 44, 23, 26, 39, 16, 1, 6, 20, 47, 17, 43, 30, 36, 11, 38, 28, 33, 22], "categoryorder": "array", "domain": [0, 1], "title": {"text": "alarm_id"}}}}
